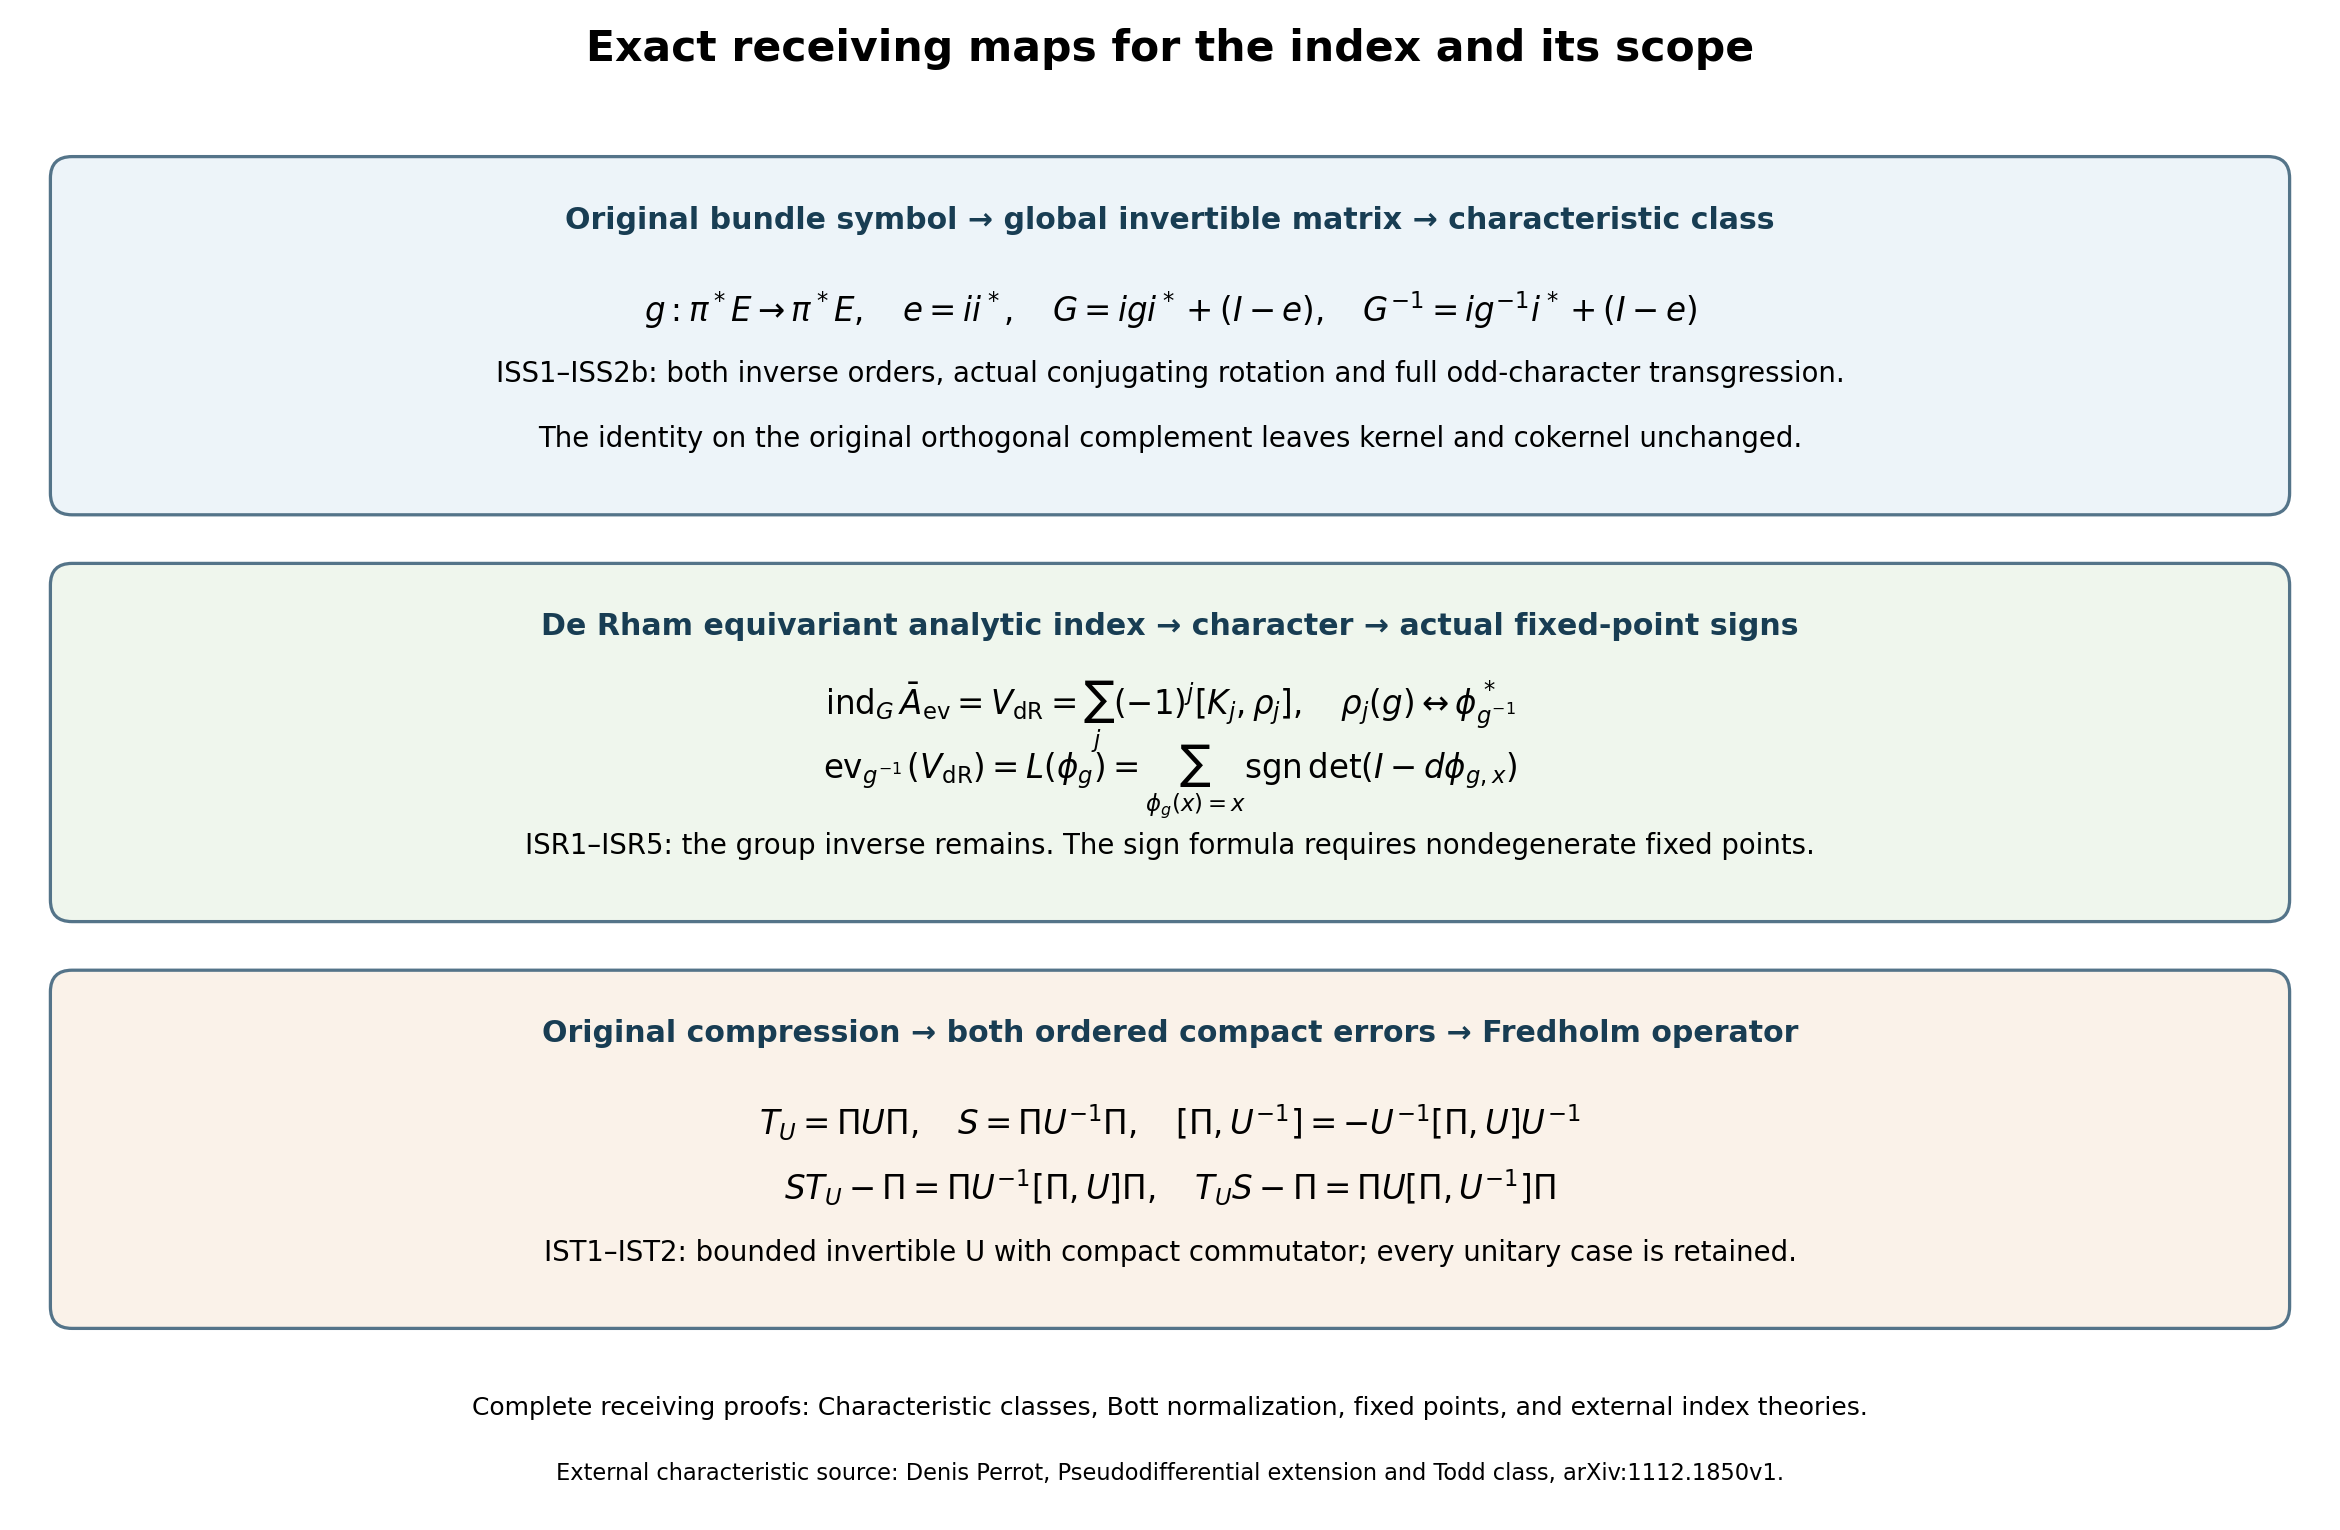

Recreate this plot in Python.
"""Render the exact matrix, character and compressed-parametrix maps."""
from pathlib import Path
import matplotlib
matplotlib.use("Agg")
import matplotlib.pyplot as plt
from matplotlib.patches import FancyBboxPatch
out=Path(__file__).resolve().parent
fig,ax=plt.subplots(figsize=(13,8.5));ax.set(xlim=(0,13),ylim=(0,8.5));ax.axis("off")
ax.text(6.5,8.16,"Exact receiving maps for the index and its scope",ha="center",fontsize=17,weight="bold")
def box(y,title,lines,color):
    ax.add_patch(FancyBboxPatch((.4,y),12.2,1.75,boxstyle="round,pad=.12",fc=color,ec="#547489",lw=1.3))
    ax.text(6.5,y+1.47,title,ha="center",fontsize=12,weight="bold",color="#183d53")
    for i,(line,size) in enumerate(lines):ax.text(6.5,y+1.02-.36*i,line,ha="center",va="center",fontsize=size)
box(5.76,"Original bundle symbol → global invertible matrix → characteristic class",[
 (r"$g:\pi^*E\to\pi^*E,\quad e=ii^*,\quad G=igi^*+(I-e),\quad G^{-1}=ig^{-1}i^*+(I-e)$",13),
 ("ISS1–ISS2b: both inverse orders, actual conjugating rotation and full odd-character transgression.",11),
 ("The identity on the original orthogonal complement leaves kernel and cokernel unchanged.",11)],"#edf4f9")
box(3.5,"De Rham equivariant analytic index → character → actual fixed-point signs",[
 (r"$\operatorname{ind}_G\bar A_{\rm ev}=V_{\rm dR}=\sum_j(-1)^j[K_j,\rho_j],\quad \rho_j(g)\leftrightarrow\phi_{g^{-1}}^*$",13),
 (r"$\operatorname{ev}_{g^{-1}}(V_{\rm dR})=L(\phi_g)=\sum_{\phi_g(x)=x}\operatorname{sgn}\det(I-d\phi_{g,x})$",13),
 ("ISR1–ISR5: the group inverse remains. The sign formula requires nondegenerate fixed points.",11)],"#eff6ed")
box(1.24,"Original compression → both ordered compact errors → Fredholm operator",[
 (r"$T_U=\Pi U\Pi,\quad S=\Pi U^{-1}\Pi,\quad [\Pi,U^{-1}]=-U^{-1}[\Pi,U]U^{-1}$",13),
 (r"$ST_U-\Pi=\Pi U^{-1}[\Pi,U]\Pi,\quad T_US-\Pi=\Pi U[\Pi,U^{-1}]\Pi$",13),
 ("IST1–IST2: bounded invertible U with compact commutator; every unitary case is retained.",11)],"#faf2e9")
ax.text(6.5,.64,"Complete receiving proofs: Characteristic classes, Bott normalization, fixed points, and external index theories.",ha="center",fontsize=10)
ax.text(6.5,.28,"External characteristic source: Denis Perrot, Pseudodifferential extension and Todd class, arXiv:1112.1850v1.",ha="center",fontsize=9)
fig.subplots_adjust(left=0,right=1,bottom=0,top=1)
for ext in ["svg","png"]:fig.savefig(out/f"index-scope-receiving-maps.{ext}",dpi=180,facecolor="white")
plt.close(fig)
